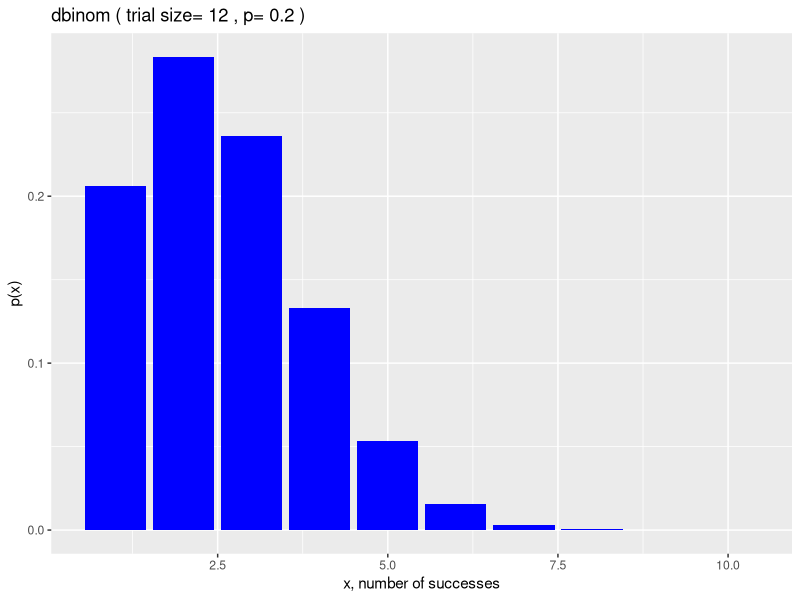
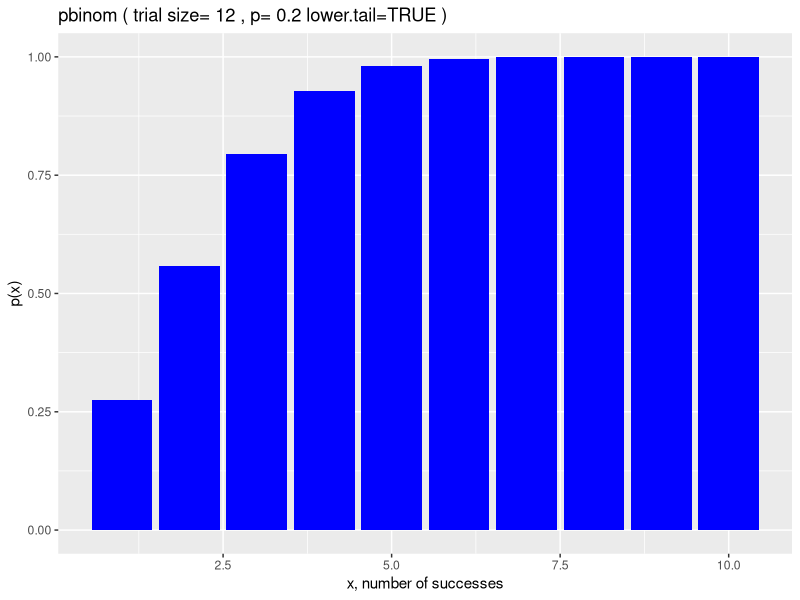
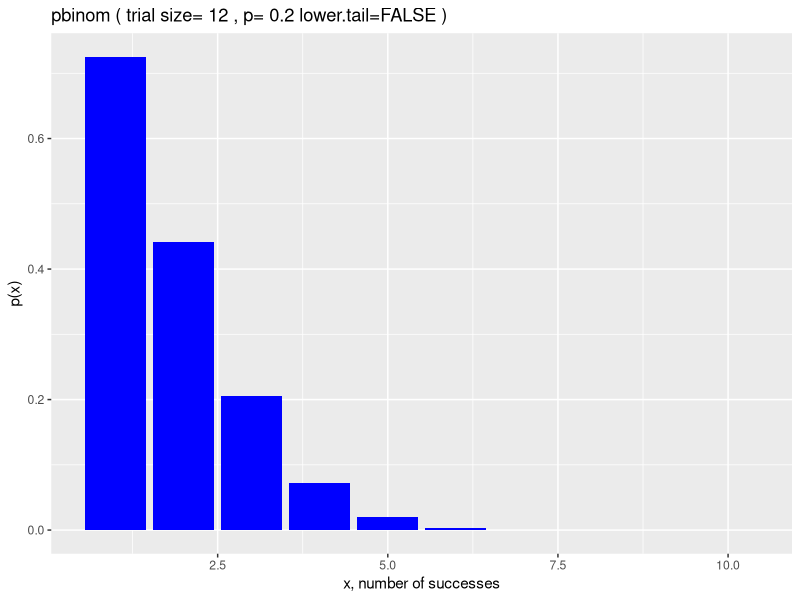
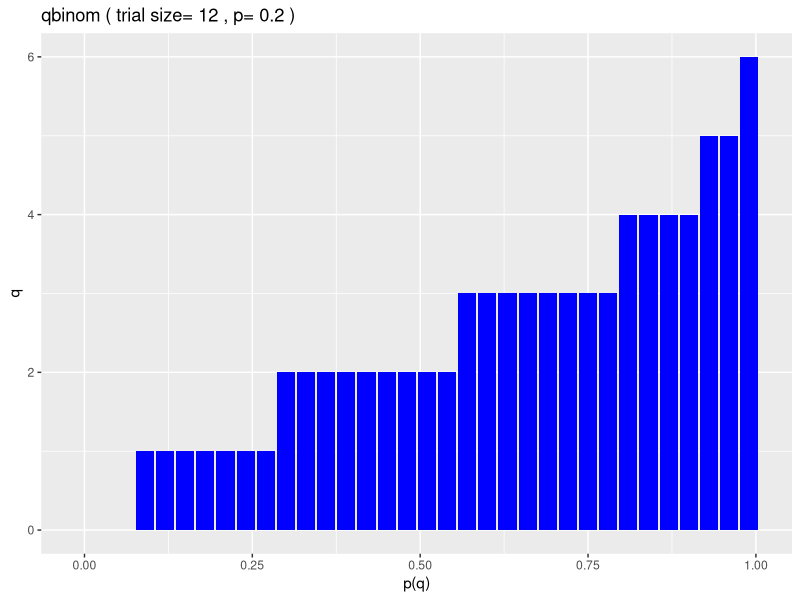
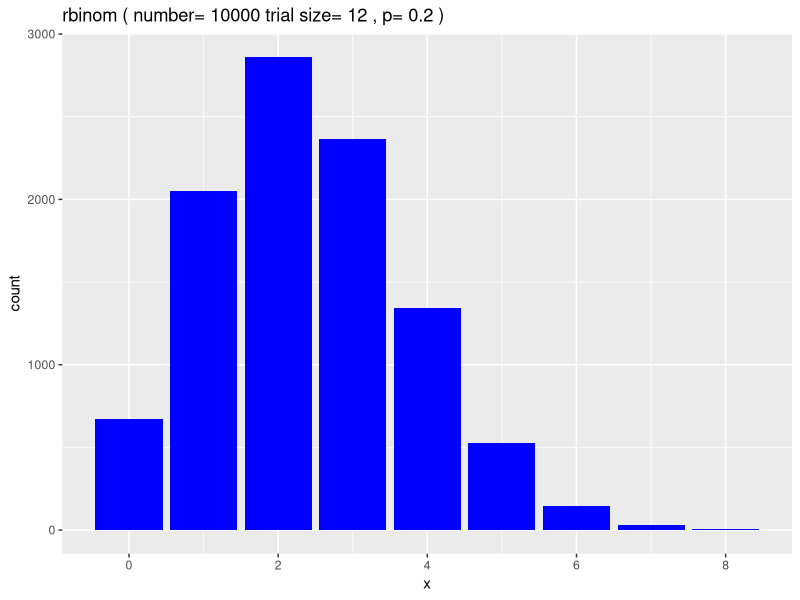

These charts were generated, in order, by the following R code:
## ---- chunk 1
library(ggplot2)
## ---- chunk 2
dbinom(x=7, size=10, prob=0.5)
## ---- chunk 3
dbinom(x=6, size=12, prob=0.2)
## ---- chunk 4
x <- 1:10
size <- 12
prob <- 0.2

df <- data.frame(x, px=dbinom(x, size, prob)) 

ggplot(df, aes(x, px)) + 
  geom_col(fill ="blue") +
  xlab("x, number of successes") +
  ylab("p(x)") +
  labs(title = paste("dbinom","(","trial size=",size,",","p=",prob,")"))
## ---- chunk 5
pbinom(6, 12, 0.2, lower.tail=T)
## ---- chunk 6
pbinom(6, 12, 0.2, lower.tail=F)
## ---- chunk 7
q <- 1:10
size <- 12
prob <- 0.2

df <- data.frame(q, px=pbinom(q, size, prob)) 

ggplot(df, aes(q, px)) + 
  geom_col(fill ="blue") +
  xlab("x, number of successes") +
  ylab("p(x)") +
  labs(title = paste("pbinom","(","trial size=",size,",","p=",prob,"lower.tail=TRUE",")"))

df <- data.frame(q, px=pbinom(q, size, prob, lower.tail=F)) 

ggplot(df, aes(q, px)) + 
  geom_col(fill ="blue") +
  xlab("x, number of successes") +
  ylab("p(x)") +
  labs(title = paste("pbinom","(","trial size=",size,",","p=",prob,"lower.tail=FALSE",")"))
## ---- chunk 8
qbinom(p=0.90, size=12, prob=0.2, lower.tail=T)
## ---- chunk 9
#define variables
p <- seq(0, .99, 0.03) #cumulative probability quantiles
size <- 12 #number of trials
prob <- 0.2 #probability of success of one trial

df <- data.frame(p, q=qbinom(p, size, prob)) 

ggplot(df, aes(p, q)) + 
  geom_col(fill="blue") +
  xlab("p(q)") +
  ylab("q") +
  labs(title = paste("qbinom","(","trial size=",size,",","p=",prob,")"))
## ---- chunk 10
rbinom(n=12, size=12, prob=0.2)
## ---- chunk 11

n <- 10000 #number of simulations
size <- 12 #number of trials
prob <- 0.2 #probability of success of one trial

df <- data.frame(x=rbinom(n, size, prob)) #x=number of successful trials

ggplot(data=df, aes(df$x)) + 
  stat_count(fill="blue") +
  xlab("x")+
  ylab("count")+
  labs(title = paste("rbinom","(","number=",n,"trial size=",size,",","p=",prob,")"))

